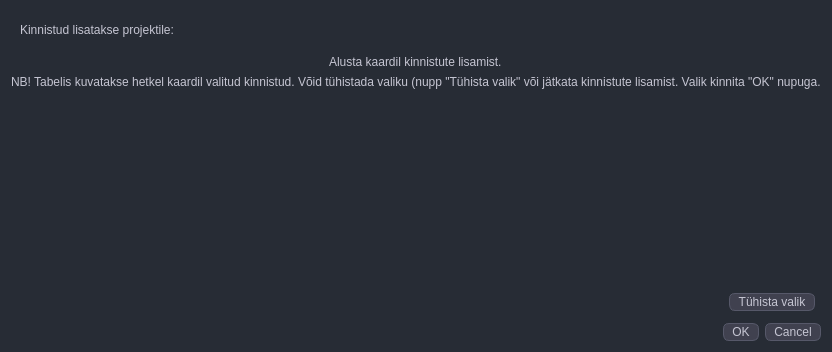
<?xml version="1.0" encoding="UTF-8"?>
<ui version="4.0">
 <class>Dialog</class>
 <widget class="QDialog" name="Dialog">
  <property name="geometry">
   <rect>
    <x>0</x>
    <y>0</y>
    <width>543</width>
    <height>352</height>
   </rect>
  </property>
  <property name="windowTitle">
   <string>Dialog</string>
  </property>
  <property name="styleSheet">
   <string notr="true">*{
	border: transparent;
	background-color: transparent;
    background: transparent;
	padding: 0;
	margin: 0;
	color: #c5c5d2;
}

/*konteinerite peamised omadused*/

QDialog{
    background-color: #272c35;
}

#swWorkSpace{
    background-color: #202123;
}
#Sevituudid{
    background-color: #343b47;
}

#leftMenuContainer{
    background-color: #202123 ;
}

#rightMenuContainer{
    background-color: #272c35;
}


/*nuppu peamised omadused*/
/*Üldomadused*/
QPushButton{
	padding: 1px 8px;
    border-radius: 6px;
	background-color:#40414f;
	border: 0.5px solid #565869;
}


QPushButton:hover{
    background-color: #8e8ea0;
	padding: 1px 8px;
    border-radius: 8px;
	border: 0.5px solid #acacbe;
    
	color: rgb(255, 255, 255);
	padding: 2px 8px;
    border-radius: 6px;
}
</string>
  </property>
  <layout class="QVBoxLayout" name="verticalLayout">
   <item>
    <widget class="QFrame" name="fMainLabel">
     <property name="frameShape">
      <enum>QFrame::StyledPanel</enum>
     </property>
     <property name="frameShadow">
      <enum>QFrame::Raised</enum>
     </property>
     <layout class="QHBoxLayout" name="horizontalLayout_2">
      <item>
       <widget class="QLabel" name="lblDescription">
        <property name="text">
         <string>Kinnistud lisatakse projektile:</string>
        </property>
       </widget>
      </item>
      <item>
       <widget class="QLabel" name="lblProjectNumber">
        <property name="text">
         <string/>
        </property>
       </widget>
      </item>
      <item>
       <widget class="QLabel" name="lblProjectName">
        <property name="text">
         <string/>
        </property>
       </widget>
      </item>
      <item>
       <spacer name="horizontalSpacer">
        <property name="orientation">
         <enum>Qt::Horizontal</enum>
        </property>
        <property name="sizeHint" stdset="0">
         <size>
          <width>40</width>
          <height>20</height>
         </size>
        </property>
       </spacer>
      </item>
     </layout>
    </widget>
   </item>
   <item alignment="Qt::AlignHCenter">
    <widget class="QLabel" name="label">
     <property name="text">
      <string>Alusta kaardil kinnistute lisamist.</string>
     </property>
    </widget>
   </item>
   <item alignment="Qt::AlignHCenter">
    <widget class="QLabel" name="label_2">
     <property name="text">
      <string>NB! Tabelis kuvatakse hetkel kaardil valitud kinnistud. Võid tühistada valiku (nupp &quot;Tühista valik&quot; või jätkata kinnistute lisamist. Valik kinnita &quot;OK&quot; nupuga.</string>
     </property>
    </widget>
   </item>
   <item>
    <widget class="QFrame" name="frame">
     <property name="frameShape">
      <enum>QFrame::StyledPanel</enum>
     </property>
     <property name="frameShadow">
      <enum>QFrame::Raised</enum>
     </property>
     <layout class="QHBoxLayout" name="horizontalLayout">
      <item>
       <widget class="QTableView" name="tvProperties"/>
      </item>
     </layout>
    </widget>
   </item>
   <item>
    <widget class="QFrame" name="frame_2">
     <property name="frameShape">
      <enum>QFrame::StyledPanel</enum>
     </property>
     <property name="frameShadow">
      <enum>QFrame::Raised</enum>
     </property>
     <layout class="QVBoxLayout" name="verticalLayout_3">
      <property name="leftMargin">
       <number>0</number>
      </property>
      <property name="topMargin">
       <number>0</number>
      </property>
      <property name="rightMargin">
       <number>6</number>
      </property>
      <property name="bottomMargin">
       <number>6</number>
      </property>
      <item alignment="Qt::AlignRight">
       <widget class="QPushButton" name="pbClear_list">
        <property name="text">
         <string>Tühista valik</string>
        </property>
       </widget>
      </item>
     </layout>
    </widget>
   </item>
   <item>
    <widget class="QDialogButtonBox" name="buttonBox">
     <property name="orientation">
      <enum>Qt::Horizontal</enum>
     </property>
     <property name="standardButtons">
      <set>QDialogButtonBox::Cancel|QDialogButtonBox::Ok</set>
     </property>
    </widget>
   </item>
  </layout>
 </widget>
 <resources/>
 <connections>
  <connection>
   <sender>buttonBox</sender>
   <signal>accepted()</signal>
   <receiver>Dialog</receiver>
   <slot>accept()</slot>
   <hints>
    <hint type="sourcelabel">
     <x>248</x>
     <y>254</y>
    </hint>
    <hint type="destinationlabel">
     <x>157</x>
     <y>274</y>
    </hint>
   </hints>
  </connection>
  <connection>
   <sender>buttonBox</sender>
   <signal>rejected()</signal>
   <receiver>Dialog</receiver>
   <slot>reject()</slot>
   <hints>
    <hint type="sourcelabel">
     <x>316</x>
     <y>260</y>
    </hint>
    <hint type="destinationlabel">
     <x>286</x>
     <y>274</y>
    </hint>
   </hints>
  </connection>
 </connections>
</ui>
